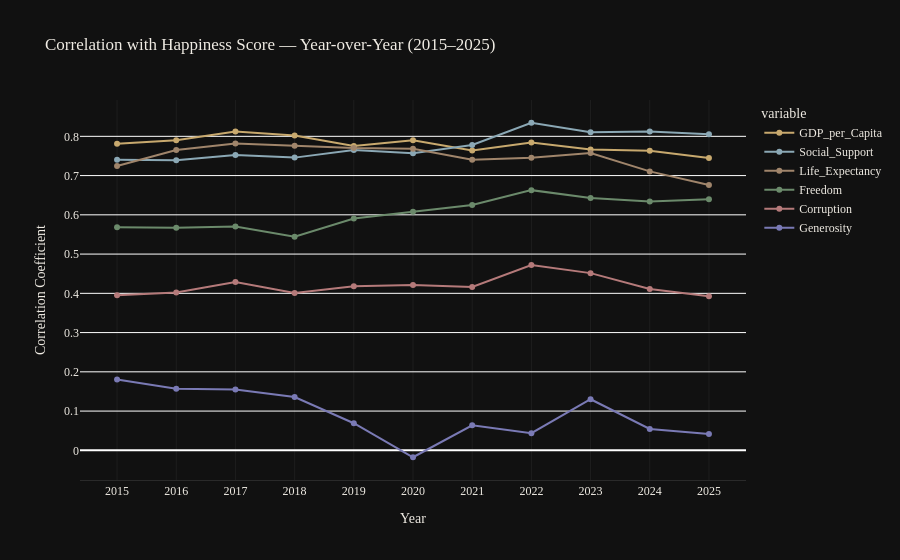

Notebook source saved alongside this figure:
### Markdown cell above
### 5. How Correlations Evolved Over Time

The relationship between happiness and its drivers is not static. Post-COVID, **GDP per capita and social support gained explanatory power** — consistent with the hypothesis that economic disruption and social isolation made financial security and community more salient to people's sense of wellbeing.

Life expectancy's correlation weakened slightly in the 2020–2022 window, which may reflect the unique nature of COVID-era mortality — concentrated in older populations in ways that didn't uniformly suppress national happiness scores.

### Code cell
# Visualization 5 — How correlations with happiness evolved year-over-year
correlation_over_time = []
for year in sorted(master_df['Year'].unique()):
    yd = master_df[master_df['Year'] == year]
    correlation_over_time.append({
        'Year'           : year,
        'GDP_per_Capita' : yd['Happiness_Score'].corr(yd['GDP_per_Capita']),
        'Social_Support' : yd['Happiness_Score'].corr(yd['Social_Support']),
        'Life_Expectancy': yd['Happiness_Score'].corr(yd['Life_Expectancy']),
        'Freedom'        : yd['Happiness_Score'].corr(yd['Freedom']),
        'Corruption'     : yd['Happiness_Score'].corr(yd['Corruption']),
        'Generosity'     : yd['Happiness_Score'].corr(yd['Generosity']),
    })

correlation_over_time_df = pd.DataFrame(correlation_over_time)

fig = px.line(
    correlation_over_time_df, x='Year',
    y=['GDP_per_Capita','Social_Support','Life_Expectancy','Freedom','Corruption','Generosity'],
    title='Correlation with Happiness Score — Year-over-Year (2015–2025)',
    markers=True, color_discrete_sequence=PALETTE,
)
fig.update_traces(line=dict(width=2))
fig.update_layout(**DARK, xaxis_title='Year', yaxis_title='Correlation Coefficient',
                  xaxis=dict(**AXIS, tickmode='linear', dtick=1),
                  legend=dict(bgcolor='#111111', bordercolor='#1e1e1e'))
fig.show()

### Figure 1 — Plotly figure (JSON) as saved in the notebook; plotly's stock layout.template omitted (floating-point values rounded to 4 significant figures)
{"data": [{"hovertemplate": "variable=GDP_per_Capita<br>Year=%{x}<br>value=%{y}<extra></extra>", "legendgroup": "GDP_per_Capita", "line": {"color": "#c8a96e", "dash": "solid", "width": 2}, "marker": {"symbol": "circle"}, "mode": "lines+markers", "name": "GDP_per_Capita", "orientation": "v", "showlegend": true, "type": "scatter", "x": [2015, 2016, 2017, 2018, 2019, 2020, 2021, 2022, 2023, 2024, 2025], "xaxis": "x", "y": [0.781, 0.7903, 0.8125, 0.8021, 0.7754, 0.7897, 0.7637, 0.7843, 0.7667, 0.7633, 0.7446], "yaxis": "y"}, {"hovertemplate": "variable=Social_Support<br>Year=%{x}<br>value=%{y}<extra></extra>", "legendgroup": "Social_Support", "line": {"color": "#8ba8b5", "dash": "solid", "width": 2}, "marker": {"symbol": "circle"}, "mode": "lines+markers", "name": "Social_Support", "orientation": "v", "showlegend": true, "type": "scatter", "x": [2015, 2016, 2017, 2018, 2019, 2020, 2021, 2022, 2023, 2024, 2025], "xaxis": "x", "y": [0.7406, 0.7393, 0.7527, 0.7458, 0.765, 0.7569, 0.7779, 0.8346, 0.8104, 0.8121, 0.8054], "yaxis": "y"}, {"hovertemplate": "variable=Life_Expectancy<br>Year=%{x}<br>value=%{y}<extra></extra>", "legendgroup": "Life_Expectancy", "line": {"color": "#a0856b", "dash": "solid", "width": 2}, "marker": {"symbol": "circle"}, "mode": "lines+markers", "name": "Life_Expectancy", "orientation": "v", "showlegend": true, "type": "scatter", "x": [2015, 2016, 2017, 2018, 2019, 2020, 2021, 2022, 2023, 2024, 2025], "xaxis": "x", "y": [0.7242, 0.7654, 0.782, 0.7758, 0.7703, 0.7681, 0.7403, 0.7452, 0.7576, 0.7107, 0.6761], "yaxis": "y"}, {"hovertemplate": "variable=Freedom<br>Year=%{x}<br>value=%{y}<extra></extra>", "legendgroup": "Freedom", "line": {"color": "#6b8a6b", "dash": "solid", "width": 2}, "marker": {"symbol": "circle"}, "mode": "lines+markers", "name": "Freedom", "orientation": "v", "showlegend": true, "type": "scatter", "x": [2015, 2016, 2017, 2018, 2019, 2020, 2021, 2022, 2023, 2024, 2025], "xaxis": "x", "y": [0.5682, 0.5668, 0.5701, 0.5443, 0.5906, 0.6078, 0.6248, 0.6629, 0.6429, 0.6342, 0.6396], "yaxis": "y"}, {"hovertemplate": "variable=Corruption<br>Year=%{x}<br>value=%{y}<extra></extra>", "legendgroup": "Corruption", "line": {"color": "#b57a7a", "dash": "solid", "width": 2}, "marker": {"symbol": "circle"}, "mode": "lines+markers", "name": "Corruption", "orientation": "v", "showlegend": true, "type": "scatter", "x": [2015, 2016, 2017, 2018, 2019, 2020, 2021, 2022, 2023, 2024, 2025], "xaxis": "x", "y": [0.3952, 0.402, 0.4291, 0.4006, 0.4183, 0.4212, 0.4162, 0.4719, 0.4515, 0.411, 0.3925], "yaxis": "y"}, {"hovertemplate": "variable=Generosity<br>Year=%{x}<br>value=%{y}<extra></extra>", "legendgroup": "Generosity", "line": {"color": "#7a7ab5", "dash": "solid", "width": 2}, "marker": {"symbol": "circle"}, "mode": "lines+markers", "name": "Generosity", "orientation": "v", "showlegend": true, "type": "scatter", "x": [2015, 2016, 2017, 2018, 2019, 2020, 2021, 2022, 2023, 2024, 2025], "xaxis": "x", "y": [0.1803, 0.1568, 0.1553, 0.1358, 0.06904, -0.01763, 0.06378, 0.04368, 0.1302, 0.05435, 0.04186], "yaxis": "y"}], "layout": {"font": {"color": "#f0ece4", "family": "IBM Plex Mono"}, "legend": {"bgcolor": "#111111", "bordercolor": "#1e1e1e", "title": {"text": "variable"}, "tracegroupgap": 0}, "paper_bgcolor": "#111111", "plot_bgcolor": "#111111", "title": {"text": "Correlation with Happiness Score — Year-over-Year (2015–2025)"}, "xaxis": {"anchor": "y", "domain": [0, 1], "dtick": 1, "gridcolor": "#1e1e1e", "linecolor": "#2a2a2a", "tickmode": "linear", "title": {"text": "Year"}, "zerolinecolor": "#1e1e1e"}, "yaxis": {"anchor": "x", "domain": [0, 1], "title": {"text": "Correlation Coefficient"}}}}
